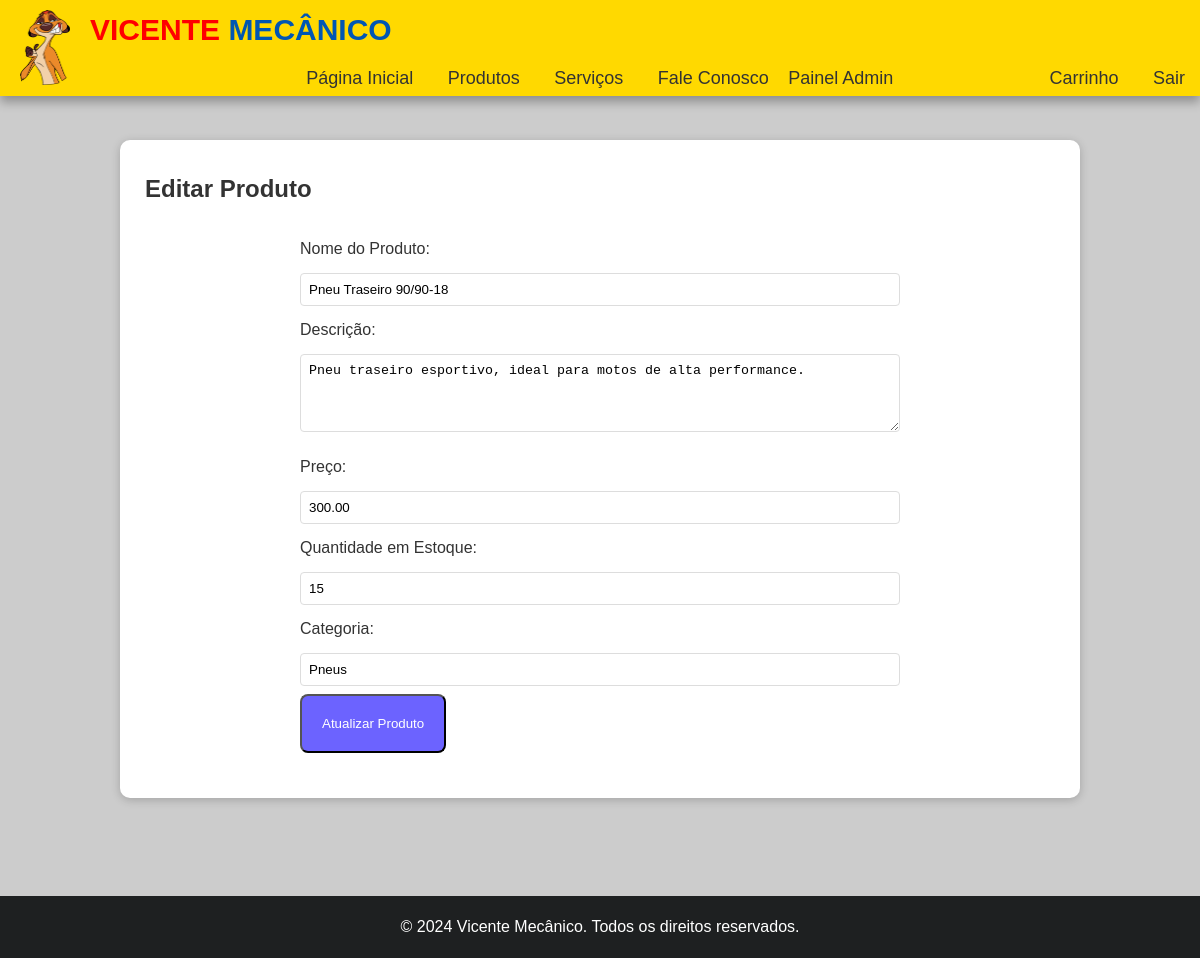
Page /index.php?pg=admin/produtos/editar&id=2 (signed in) on the committed database.
### tables this page shows
CREATE TABLE `produtos` (
  `id` int(11) NOT NULL,
  `nome` varchar(255) NOT NULL,
  `descricao` text DEFAULT NULL,
  `preco` decimal(10,2) NOT NULL,
  `quantidade` int(11) NOT NULL DEFAULT 0,
  `categoria` varchar(50) DEFAULT NULL,
  `data_criacao` timestamp NOT NULL DEFAULT current_timestamp(),
  `data_atualizacao` timestamp NOT NULL DEFAULT current_timestamp() ON UPDATE current_timestamp()
);

### conteudos/admin/produtos/editar.php (the view, shortened to what this page needs)
<?php
include_once("config.inc.php");
$id = intval($_GET['id']);
$sql = "SELECT * FROM produtos WHERE id = $id";
$query = mysqli_query($conexao, $sql);
$produto = mysqli_fetch_array($query);
?>
<main class="container">
  <section id="editar_produto">
    <h1>Editar Produto</h1>
    <form class="admin-form" action="conteudos/admin/produtos/salvar.php" method="post">
      <div>
        <label for="nome">Nome do Produto:</label>
        <input type="text" id="nome" name="nome" value="<?= htmlspecialchars($produto['nome']) ?>" required>
      </div>
      <div>
        <label for="descricao">Descrição:</label>
        <textarea id="descricao" name="descricao" rows="4"><?= htmlspecialchars($produto['descricao']) ?></textarea>
      </div>
      <div>
        <label for="preco">Preço:</label>
        <input type="number" id="preco" name="preco" step="0.01" value="<?= $produto['preco'] ?>" required>
      </div>
      <div>
        <label for="quantidade">Quantidade em Estoque:</label>
        <input type="number" id="quantidade" name="quantidade" value="<?= $produto['quantidade'] ?>" required>
      </div>
      <div>
        <label for="categoria">Categoria:</label>
        <input type="text" id="categoria" name="categoria" value="<?= htmlspecialchars($produto['categoria']) ?>">
      </div>
      <button type="submit" class="admin-button">Atualizar Produto</button>
    </form>
  </section>

### styles/global.css (style rules this page uses)
* { margin: 0; padding: 0; box-sizing: border-box; }
body, html { font-family: Arial, sans-serif; color: #333; background-color: #cccccc; line-height: 2; height: 100%; }
main { padding-top: 10%; padding-bottom: 80px; position: relative; min-height: 100%; }
section { margin: 20px auto; width: 80%; padding: 25px; box-shadow: 0px 2px 10px rgba(0, 0, 0, 0.2); background-color: white; border-radius: 10px; margin-bottom: 80px; }

### styles/admin.css (style rules this page uses)
.admin-button { display: block; padding: 20px; background-color: #6c63ff; color: white; text-decoration: none; text-align: center; border-radius: 8px; transition: background-color 0.3s; }
.admin-form { max-width: 600px; margin: 20px auto; }
.admin-form input, .admin-form textarea { width: 100%; padding: 8px; margin: 8px 0; border: 1px solid #ddd; border-radius: 4px; }

### rows in the picture
produtos: nome "Pneu Traseiro 90/90-18", descricao "Pneu traseiro esportivo, ideal para motos de alta performance.", preco "300.00", quantidade "15", categoria "Pneus"
